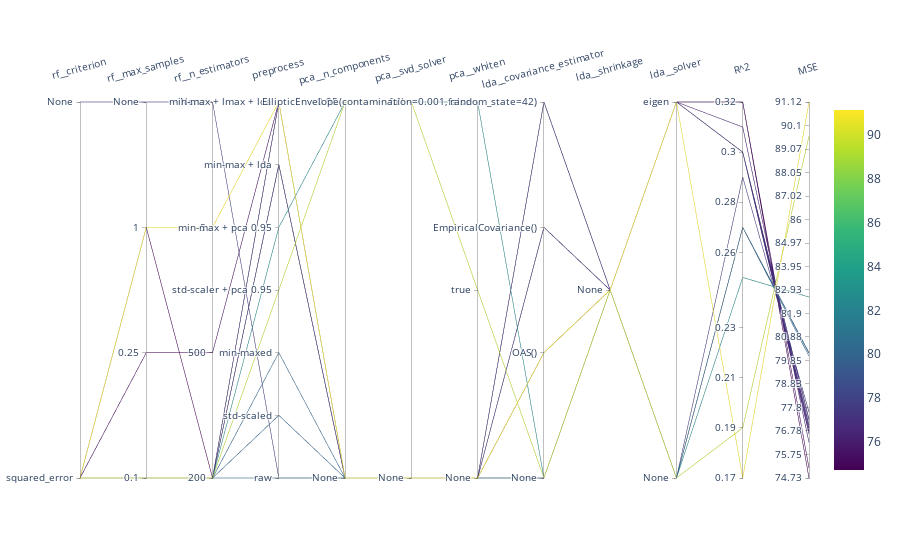

The notebook cell this image was saved under:
### Code cell
save_display_results(
    name_estimator,
    best_preprocessor,
    best_estimator,
    best_predictions,
)

### Figure 1 — Plotly figure (JSON) as saved in the notebook; plotly's stock layout.template omitted (floating-point values rounded to 4 significant figures)
{"data": [{"dimensions": [{"label": "rf__criterion", "ticktext": ["squared_error", "None"], "tickvals": [0, 1], "values": [0, 0, 0, 0, 0, 0, 0, 0, 0, 0, 0, 0, 0, 0, 0, 0, 1]}, {"label": "rf__max_samples", "ticktext": [0.1, 0.25, 1, "None"], "tickvals": [0, 1, 2, 3], "values": [0, 0, 0, 0, 0, 0, 0, 0, 0, 0, 0, 0, 0, 1, 2, 2, 3]}, {"label": "rf__n_estimators", "ticktext": [200, 500, 5, "None"], "tickvals": [0, 1, 2, 3], "values": [0, 0, 0, 0, 0, 0, 0, 0, 0, 0, 0, 0, 0, 1, 2, 0, 3]}, {"label": "preprocess", "ticktext": ["raw", "std-scaled", "min-maxed", "std-scaler + pca 0.95", "min-max + pca 0.95", "min-max + lda", "min-max + lmax + lda"], "tickvals": [0, 1, 2, 3, 4, 5, 6], "values": [0, 1, 2, 3, 4, 5, 5, 5, 5, 6, 6, 6, 6, 6, 6, 6, 0]}, {"label": "pca__n_components", "ticktext": ["None", 0.95], "tickvals": [0, 1], "values": [0, 0, 0, 1, 1, 0, 0, 0, 0, 0, 0, 0, 0, 0, 0, 0, 0]}, {"label": "pca__svd_solver", "ticktext": ["None", "full"], "tickvals": [0, 1], "values": [0, 0, 0, 1, 1, 0, 0, 0, 0, 0, 0, 0, 0, 0, 0, 0, 0]}, {"label": "pca__whiten", "ticktext": ["None", true, false], "tickvals": [0, 1, 2], "values": [0, 0, 0, 1, 2, 0, 0, 0, 0, 0, 0, 0, 0, 0, 0, 0, 0]}, {"label": "lda__covariance_estimator", "ticktext": ["None", "OAS()", "EmpiricalCovariance()", "EllipticEnvelope(contamination=0.001, random_state=42)"], "tickvals": [0, 1, 2, 3], "values": [0, 0, 0, 0, 0, 0, 1, 2, 3, 1, 0, 2, 3, 1, 1, 1, 0]}, {"label": "lda__shrinkage", "ticktext": ["None"], "tickvals": [0], "values": [0, 0, 0, 0, 0, 0, 0, 0, 0, 0, 0, 0, 0, 0, 0, 0, 0]}, {"label": "lda__solver", "ticktext": ["None", "eigen"], "tickvals": [0, 1], "values": [0, 0, 0, 0, 0, 1, 1, 1, 1, 1, 1, 1, 1, 1, 1, 1, 0]}, {"label": "R^2", "tickvals": [0.17, 0.19, 0.21, 0.23, 0.26, 0.28, 0.3, 0.32], "values": [0.27, 0.27, 0.27, 0.19, 0.25, 0.3, 0.3, 0.3, 0.3, 0.31, 0.3, 0.3, 0.3, 0.32, 0.17, 0.32, 0.29]}, {"label": "MSE", "tickvals": [74.73, 75.75, 76.78, 77.8, 78.83, 79.85, 80.88, 81.9, 82.93, 83.95, 84.97, 86, 87.02, 88.05, 89.07, 90.1, 91.12], "values": [80.19, 80.04, 80.16, 89.63, 82.62, 77.26, 76.65, 77.29, 76.93, 76.28, 77.06, 76.9, 76.76, 75.17, 91.12, 74.73, 77.6]}], "labelangle": -15, "line": {"color": [80.19, 80.04, 80.16, 89.63, 82.62, 77.26, 76.65, 77.29, 76.93, 76.28, 77.06, 76.9, 76.76, 75.17, 91.12, 74.73, 77.6], "colorscale": [[0, "#440154"], [0.1111, "#482878"], [0.2222, "#3e4989"], [0.3333, "#31688e"], [0.4444, "#26828e"], [0.5556, "#1f9e89"], [0.6667, "#35b779"], [0.7778, "#6ece58"], [0.8889, "#b5de2b"], [1, "#fde725"]], "showscale": true}, "type": "parcoords"}], "layout": {}}
